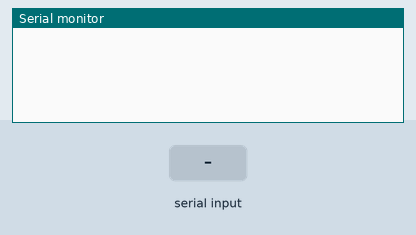
The sketch below on a simulated ESP8266 (NodeMCU). Shown: the last lines printed to the serial monitor. The inputs (shaded band) are chosen by the test bench. WiFi joins after 1.5 s; servers stay silent unless stated; uploads are accepted with an empty reply.

Above: at 5.2 s.
5.3 s: "90,45\n" received over Serial
At 6.3 s:
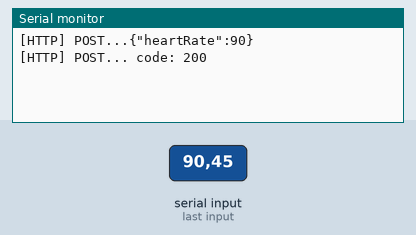
11.4 s: "200\n" received over Serial
At 15.86 s:
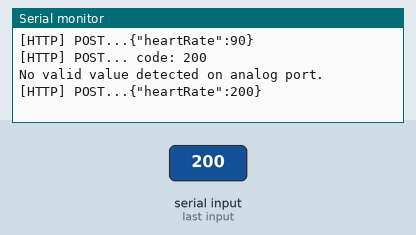

The sketch:

httpClient.ino
```cpp
#include <Arduino.h>
#include <ESP8266WiFi.h>
#include <ESP8266WiFiMulti.h>
#include <ESP8266HTTPClient.h>
#include <WiFiClientSecure.h> // Include the WiFiClientSecure library

ESP8266WiFiMulti WiFiMulti;

const char* ssid = "BYUI_Visitor";
const char* serverUrl = "https://heartset.us:443/receive";

int readBPMFromSerial() {
    if (Serial.available()) {
        String bpmString = Serial.readStringUntil('\n');
        return bpmString.toInt();
    }
    return -1;
}

void setup() {
  Serial.begin(9600);

  for (uint8_t t = 4; t > 0; t--) {
    delay(1000);
  }

  WiFi.mode(WIFI_STA);
  WiFiMulti.addAP(ssid);

  pinMode(A0, INPUT);
}

void loop() {
  if (WiFiMulti.run() == WL_CONNECTED) {

    int bpm = readBPMFromSerial();
    if(bpm != -1 && bpm > 50) {
        String postData = "{\"heartRate\":" + String(bpm) + "}";

        WiFiClientSecure client; // Use WiFiClientSecure for SSL

        HTTPClient http;
        client.setInsecure();

        if (http.begin(client, serverUrl)) {
          http.addHeader("Content-Type", "application/json");
          Serial.print("[HTTP] POST...");
          Serial.println(postData);
          int httpCode = http.POST(postData);

          if (httpCode > 0) {
            Serial.printf("[HTTP] POST... code: %d\n", httpCode);

            if (httpCode == HTTP_CODE_OK || httpCode == HTTP_CODE_MOVED_PERMANENTLY) {
              String payload = http.getString();
              Serial.println(payload);
            }
          } else {
            Serial.printf("[HTTP] POST... failed, error: %s\n", http.errorToString(httpCode).c_str());
          }

          http.end();
        } else {
          Serial.println("[HTTP] Unable to connect");
        }
    } else {
        Serial.println("No valid value detected on analog port.");
    }
  }

  delay(5000);
}
```

Measured:
- after the input at 5.3 s, the serial monitor: prints a new line after 0.20 s (image 1)
- after the input at 11.4 s, the serial monitor: prints a new line after 4.3 s (image 2)
